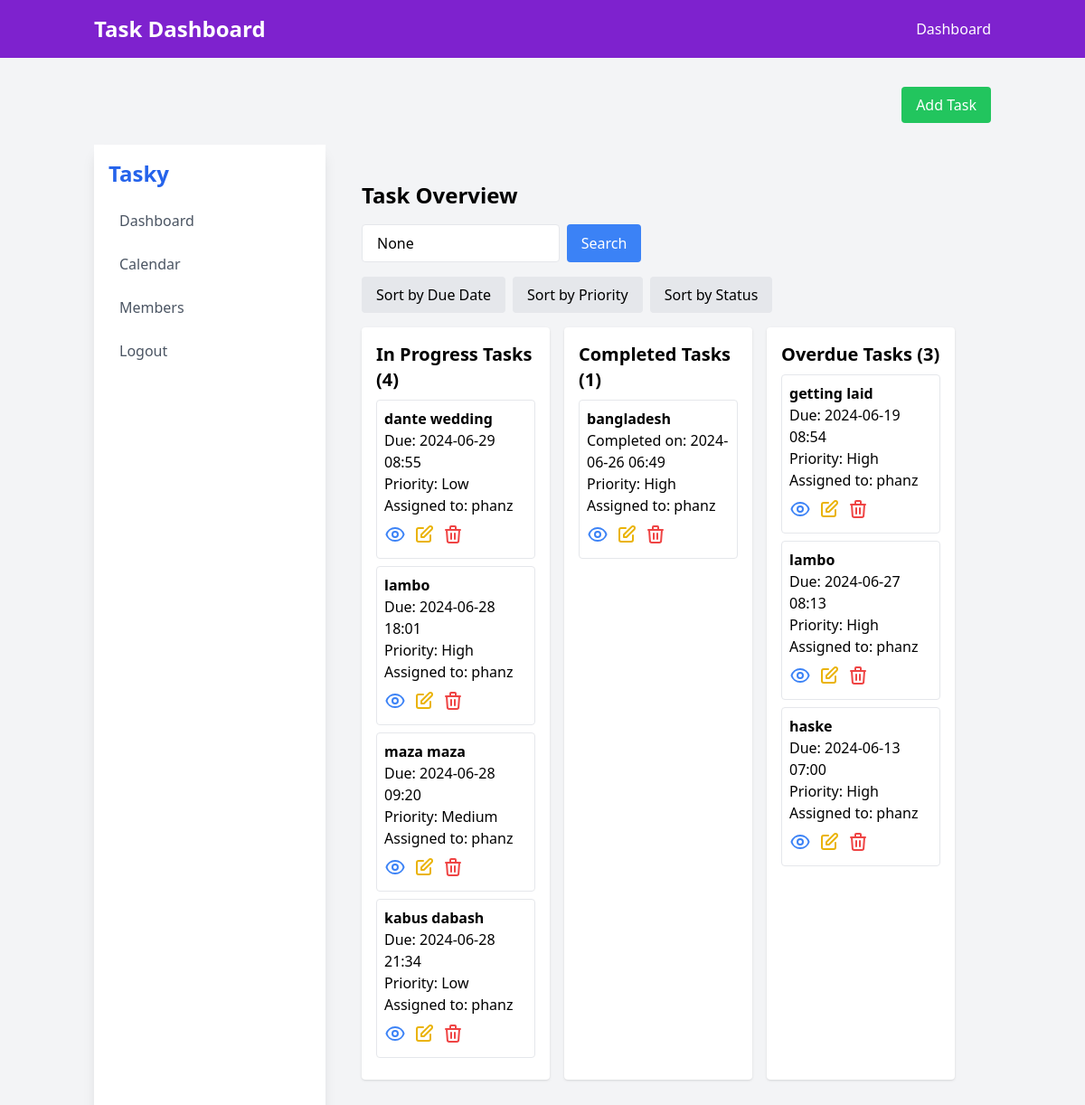
The app's page / (signed in) with its own data.
### tasks/models.py (models this page shows, shortened)
class Task(models.Model):
    STATUS_CHOICES = [
        ('In Progress', 'In Progress'),
        ('Completed', 'Completed'),
        ('Overdue', 'Overdue'),
    ]
    PRIORITY_CHOICES = [
        ('Low', 'Low'),
        ('Medium', 'Medium'),
        ('High', 'High'),
    ]
    title = models.CharField(max_length=200)
    description = models.TextField()
    due_date = models.DateTimeField()
    status = models.CharField(max_length=20, choices=STATUS_CHOICES, default='In Progress')
    priority = models.CharField(max_length=10, choices=PRIORITY_CHOICES, default='Medium')
    assigned_to = models.ForeignKey(User, on_delete=models.CASCADE, related_name='assigned_tasks')
    created_by = models.ForeignKey(User, on_delete=models.CASCADE, related_name='created_tasks')

### tasks/views.py (the view, shortened to what this page needs)
# urls.py: path('', views.dashboard, name='dashboard'),
@login_required
def dashboard(request):
    tasks = Task.objects.all()
    query = request.GET.get('q')
    sort = request.GET.get('sort')
    if query:
        tasks = tasks.filter(
            Q(title__icontains=query) |
            Q(description__icontains=query) |
            Q(assigned_to__username__icontains=query)
        )
    in_progress_tasks = tasks.filter(status='In Progress')
    completed_tasks = tasks.filter(status='Completed')
    overdue_tasks = tasks.filter(status='Overdue')
    task_counts = {
        'in_progress': in_progress_tasks.count(),
        'completed': completed_tasks.count(),
        'overdue': overdue_tasks.count(),
    }
    context = {
        'in_progress_tasks': in_progress_tasks,
        'completed_tasks': completed_tasks,
        'overdue_tasks': overdue_tasks,
        'task_counts': task_counts,
        'query': query,
        'sort': sort,
    }
    return render(request, 'tasks/dashboard.html', context)

### tasks/templates/tasks/dashboard.html (shortened to what this page needs)
{% extends 'base.html' %}
{% block content %}
<div class="flex flex-col md:flex-row">
    <nav class="w-full md:w-64 bg-white h-auto md:h-screen shadow-lg">
        <div class="p-4">
            <h1 class="text-blue-600 text-2xl font-bold mb-4">Tasky</h1>
            <ul>
                <li class="mb-2">
                    <a href="{% url 'dashboard' %}" class="block text-gray-600 hover:bg-blue-500 hover:text-white px-3 py-2 rounded transition duration-150 ease-in-out">Dashboard</a>
                </li>
                <li class="mb-2">
                    <a href="#" class="block text-gray-600 hover:bg-blue-500 hover:text-white px-3 py-2 rounded transition duration-150 ease-in-out">Calendar</a>
                </li>
                <li class="mb-2">
                    <a href="#" class="block text-gray-600 hover:bg-blue-500 hover:text-white px-3 py-2 rounded transition duration-150 ease-in-out">Members</a>
                </li>
                <li class="mb-2">
                    <a href="{% url 'logout' %}" class="block text-gray-600 hover:bg-blue-500 hover:text-white px-3 py-2 rounded transition duration-150 ease-in-out">Logout</a>
                </li>
            </ul>
        </div>
    </nav>
    <div class="flex-1 p-4 md:p-10">
        <h2 class="text-2xl font-bold mb-4">Task Overview</h2>
        <div class="mb-4">
            <form method="get" action="{% url 'dashboard' %}" class="flex flex-col md:flex-row space-y-2 md:space-y-0 md:space-x-2">
                <input type="text" name="q" value="{{ query }}" placeholder="Search tasks..." class="w-full md:w-1/3 px-4 py-2 border rounded">
                <button type="submit" class="bg-blue-500 text-white px-4 py-2 rounded hover:bg-blue-600">Search</button>
            </form>
        </div>
        <div class="mb-4 flex flex-col md:flex-row space-y-2 md:space-y-0 md:space-x-2">
            <a href="?sort=due_date" class="bg-gray-200 px-4 py-2 rounded hover:bg-gray-300 text-center">Sort by Due Date</a>
            <a href="?sort=priority" class="bg-gray-200 px-4 py-2 rounded hover:bg-gray-300 text-center">Sort by Priority</a>
            <a href="?sort=status" class="bg-gray-200 px-4 py-2 rounded hover:bg-gray-300 text-center">Sort by Status</a>
        </div>
        <div class="grid grid-cols-1 md:grid-cols-2 lg:grid-cols-3 gap-4">
            <div class="bg-white p-4 rounded shadow">
                <h3 class="text-xl font-bold mb-2">In Progress Tasks ({{ task_counts.in_progress }})</h3>
                <ul>
                    {% for task in in_progress_tasks %}
                        <li class="mb-2 p-2 border rounded">
                            <h4 class="font-bold">{{ task.title }}</h4>
                            <p>Due: {{ task.due_date|date:"Y-m-d H:i" }}</p>
                            <p>Priority: {{ task.priority }}</p>
                            <p>Assigned to: {{ task.assigned_to.username }}</p>
                            <div class="mt-2 flex space-x-2">
                                <a href="{% url 'task_view' task.id %}" class="text-blue-500 hover:text-blue-600" title="View">
                                </a>
                                <a href="{% url 'edit_task' task.id %}" class="text-yellow-500 hover:text-yellow-600" title="Edit">
                                    <svg xmlns="http://www.w3.org/2000/svg" class="h-6 w-6" fill="none" viewBox="0 0 24 24" stroke="currentColor">
                                        <path stroke-linecap="round" stroke-linejoin="round" stroke-width="2" d="M11 5H6a2 2 0 00-2 2v11a2 2 0 002 2h11a2 2 0 002-2v-5m-1.414-9.414a2 2 0 112.828 2.828L11.828 15H9v-2.828l8.586-8.586z" />
                                    </svg>
                                </a>
                                <form method="post" action="{% url 'delete_task' task.id %}" class="inline">
                                    <button type="submit" class="text-red-500 hover:text-red-600" title="Delete" onclick="return confirm('Are you sure you want to delete this task?');">
                                        <svg xmlns="http://www.w3.org/2000/svg" class="h-6 w-6" fill="none" viewBox="0 0 24 24" stroke="currentColor">
                                            <path stroke-linecap="round" stroke-linejoin="round" stroke-width="2" d="M19 7l-.867 12.142A2 2 0 0116.138 21H7.862a2 2 0 01-1.995-1.858L5 7m5 4v6m4-6v6m1-10V4a1 1 0 00-1-1h-4a1 1 0 00-1 1v3M4 7h16" />
                                        </svg>
                                    </button>
                                </form>
                            </div>
                        </li>
                    {% empty %}
                        <li>No in-progress tasks.</li>
                    {% endfor %}
                </ul>
            </div>
            <div class="bg-white p-4 rounded shadow">
                <h3 class="text-xl font-bold mb-2">Completed Tasks ({{ task_counts.completed }})</h3>
                <ul>
                    {% for task in completed_tasks %}
                        <li class="mb-2 p-2 border rounded">
                            <h4 class="font-bold">{{ task.title }}</h4>
                            <p>Completed on: {{ task.due_date|date:"Y-m-d H:i" }}</p>
                            <p>Priority: {{ task.priority }}</p>
                            <p>Assigned to: {{ task.assigned_to.username }}</p>
                            <div class="mt-2 flex space-x-2">
                                <a href="{% url 'task_view' task.id %}" class="text-blue-500 hover:text-blue-600" title="View">
                                </a>
                                <a href="{% url 'edit_task' task.id %}" class="text-yellow-500 hover:text-yellow-600" title="Edit">
                                    <svg xmlns="http://www.w3.org/2000/svg" class="h-6 w-6" fill="none" viewBox="0 0 24 24" stroke="currentColor">
                                        <path stroke-linecap="round" stroke-linejoin="round" stroke-width="2" d="M11 5H6a2 2 0 00-2 2v11a2 2 0 002 2h11a2 2 0 002-2v-5m-1.414-9.414a2 2 0 112.828 2.828L11.828 15H9v-2.828l8.586-8.586z" />
                                    </svg>
                                </a>
                                <form method="post" action="{% url 'delete_task' task.id %}" class="inline">
                                    <button type="submit" class="text-red-500 hover:text-red-600" title="Delete" onclick="return confirm('Are you sure you want to delete this task?');">
                                        <svg xmlns="http://www.w3.org/2000/svg" class="h-6 w-6" fill="none" viewBox="0 0 24 24" stroke="currentColor">
                                            <path stroke-linecap="round" stroke-linejoin="round" stroke-width="2" d="M19 7l-.867 12.142A2 2 0 0116.138 21H7.862a2 2 0 01-1.995-1.858L5 7m5 4v6m4-6v6m1-10V4a1 1 0 00-1-1h-4a1 1 0 00-1 1v3M4 7h16" />
                                        </svg>
                                    </button>
                                </form>
                            </div>
                        </li>
                    {% empty %}
                        <li>No completed tasks.</li>
                    {% endfor %}
                </ul>
            </div>
            <div class="bg-white p-4 rounded shadow">
                <h3 class="text-xl font-bold mb-2">Overdue Tasks ({{ task_counts.overdue }})</h3>
                <ul>
                    {% for task in overdue_tasks %}
                        <li class="mb-2 p-2 border rounded">
                            <h4 class="font-bold">{{ task.title }}</h4>
                            <p>Due: {{ task.due_date|date:"Y-m-d H:i" }}</p>
                            <p>Priority: {{ task.priority }}</p>
                            <p>Assigned to: {{ task.assigned_to.username }}</p>
                            <div class="mt-2 flex space-x-2">
                                <a href="{% url 'task_view' task.id %}" class="text-blue-500 hover:text-blue-600" title="View">
                                </a>
                                <a href="{% url 'edit_task' task.id %}" class="text-yellow-500 hover:text-yellow-600" title="Edit">
                                    <svg xmlns="http://www.w3.org/2000/svg" class="h-6 w-6" fill="none" viewBox="0 0 24 24" stroke="currentColor">
                                        <path stroke-linecap="round" stroke-linejoin="round" stroke-width="2" d="M11 5H6a2 2 0 00-2 2v11a2 2 0 002 2h11a2 2 0 002-2v-5m-1.414-9.414a2 2 0 112.828 2.828L11.828 15H9v-2.828l8.586-8.586z" />
                                    </svg>
                                </a>
                                <form method="post" action="{% url 'delete_task' task.id %}" class="inline">
                                    <button type="submit" class="text-red-500 hover:text-red-600" title="Delete" onclick="return confirm('Are you sure you want to delete this task?');">
                                        <svg xmlns="http://www.w3.org/2000/svg" class="h-6 w-6" fill="none" viewBox="0 0 24 24" stroke="currentColor">
                                            <path stroke-linecap="round" stroke-linejoin="round" stroke-width="2" d="M19 7l-.867 12.142A2 2 0 0116.138 21H7.862a2 2 0 01-1.995-1.858L5 7m5 4v6m4-6v6m1-10V4a1 1 0 00-1-1h-4a1 1 0 00-1 1v3M4 7h16" />
                                        </svg>
                                    </button>
                                </form>
                            </div>
                        </li>
                    {% empty %}
                        <li>No overdue tasks.</li>
                    {% endfor %}
                </ul>
            </div>
        </div>
    </div>
</div>
{% endblock %}

### tasks/templates/base.html (shortened to what this page needs)
<!DOCTYPE html>
<html lang="en">
<head>
    <script src="https://cdn.tailwindcss.com"></script>
</head>
<body class="bg-gray-100">
    <header class="bg-purple-700 text-white py-4">
        <div class="container mx-auto px-4 flex justify-between items-center">
            <h1 class="text-2xl font-bold">Task Dashboard</h1>
            <nav>
                <ul class="flex space-x-4">
                    <li><a href="{% url 'dashboard' %}" class="hover:text-purple-200">Dashboard</a></li>
                </ul>
            </nav>
        </div>
    </header>
    <main class="container mx-auto px-4 py-8">
        <div class="flex justify-end mb-6">
            <a href="{% url 'create_task' %}" class="bg-green-500 hover:bg-green-600 text-white px-4 py-2 rounded">Add Task</a>
        </div>
        {% block content %}
        {% endblock %}
    </main>
</body>
</html>

### records on screen
Task: title "dante wedding", due_date "2024-06-29 08:55", priority "Low", assigned_to.username "phanz"
Task: title "lambo", due_date "2024-06-28 18:01", priority "High", assigned_to.username "phanz"
Task: title "maza maza", due_date "2024-06-28 09:20", priority "Medium", assigned_to.username "phanz"
Task: title "kabus dabash", due_date "2024-06-28 21:34", priority "Low", assigned_to.username "phanz"
Task: title "bangladesh", due_date "2024-06-26 06:49", priority "High", assigned_to.username "phanz"
Task: title "getting laid", due_date "2024-06-19 08:54", priority "High", assigned_to.username "phanz"
Task: title "lambo", due_date "2024-06-27 08:13", priority "High", assigned_to.username "phanz"
Task: title "haske", due_date "2024-06-13 07:00", priority "High", assigned_to.username "phanz"

### other values on screen
{{ task_counts.in_progress }} "4"
{{ task_counts.completed }} "1"
{{ task_counts.overdue }} "3"
